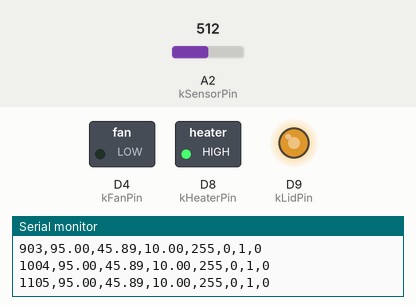
The sketch below on a simulated Arduino Zero (SAMD21). Parts: switched loads named in the sketch (green lamp = pin HIGH), output pins drawn as LEDs (lit = HIGH), the last lines printed to the serial monitor. Inputs (shaded band) come from the test bench; at power-on: A2 (kSensorPin) = 512 (analog values on the 0–1023 scale). At 2.8 s the program stops and its outputs stay as they are.

Above: at 1.2 s.
1.3 s: A2 (kSensorPin) set to 122
At 1.8 s:
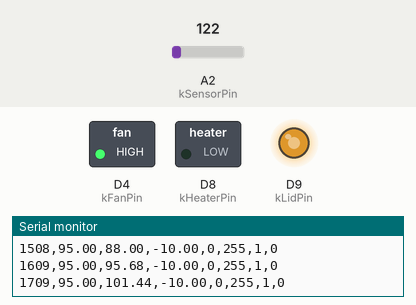
2.8 s: A2 (kSensorPin) set to 0
At 3.3 s:
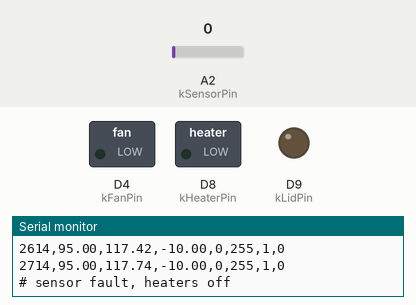
Timing chart, 0 to 4.3 s (numbered marks = the images above; inputs shaded):
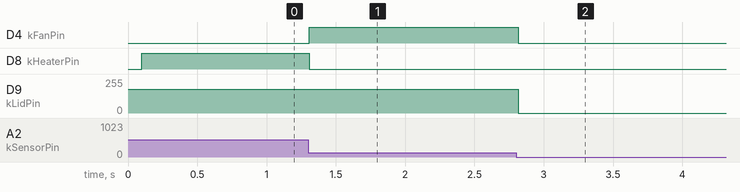

The sketch:

pcr_control.ino
```cpp
// pcr_control.ino - runs a PCR program on the PocketPCR main board using the
// classes in this folder, and streams one CSV line per control period over USB:
//
//   ms,setpoint_c,block_c,effort,heater_duty,fan_duty,phase,cycle
//
// Those lines are what analysis/thermal_spc.py reads.
//
// Open this folder in the Arduino IDE, pick the SAMD21 (Arduino Zero) board, upload.
// Pin numbers match the upstream PocketPCR firmware (V1.02).

#include "CycleSequencer.h"
#include "HeaterDriver.h"
#include "PidController.h"
#include "Thermistor.h"

static const int kSensorPin = A2;
static const int kHeaterPin = 8;
static const int kFanPin = 4;
static const int kLidPin = 9;
static const uint32_t kPeriodMs = 100;

static Thermistor thermistor(Thermistor::pocketPcrDefaults());
static PidController pid({0.5f, 0.0001f, 0.15f}, 10.0f, 0.5f);  // output in C/s
static ArduinoPwmOutput* heaterOut;
static ArduinoPwmOutput* fanOut;
static HeaterDriver* driver;

// 95 C 120 s, then 30 x (95 C 30 s / 60 C 30 s / 72 C 30 s), then 72 C 300 s.
static const PcrProgram kProgram{{95.0f, 120000}, {95.0f, 30000}, {60.0f, 30000},
                                 {72.0f, 30000},  {72.0f, 300000}, 30};
static CycleSequencer sequencer(kProgram, 0.5f);

static uint32_t lastTick = 0;

void setup() {
    Serial.begin(115200);
    analogReadResolution(12);
    heaterOut = new ArduinoPwmOutput(kHeaterPin);
    fanOut = new ArduinoPwmOutput(kFanPin);
    driver = new HeaterDriver(*heaterOut, *fanOut, 255.0f, 255);
    pinMode(kLidPin, OUTPUT);
    analogWrite(kLidPin, 180);  // lid heater kept warm to stop condensation

    // Seed the filter so the first PID step is not computed from 0 C.
    driver->apply(0.0f);
    thermistor.resetSmoothing(thermistor.celsiusFromAdc(analogRead(kSensorPin)));

    Serial.println("ms,setpoint_c,block_c,effort,heater_duty,fan_duty,phase,cycle");
    sequencer.start(millis());
    lastTick = millis();
}

void loop() {
    const uint32_t now = millis();
    if (now - lastTick < kPeriodMs) return;
    const float dt = (now - lastTick) / 1000.0f;
    lastTick = now;

    // Read with both MOSFETs off so heater current does not shift the ADC ground.
    driver->apply(0.0f);
    const float raw = thermistor.celsiusFromAdc(analogRead(kSensorPin));
    // Open sensor reads far below 0 C, shorted reads far above 130 C.
    if (isnan(raw) || raw < -20.0f || raw > 130.0f) {  // fail safe
        driver->apply(0.0f);
        analogWrite(kLidPin, 0);
        Serial.println("# sensor fault, heaters off");
        while (true) {}
    }
    const float block = thermistor.smooth(raw);

    if (sequencer.update(block, now)) pid.reset();

    if (sequencer.phase() == CycleSequencer::Phase::Done) {
        analogWrite(kLidPin, 0);
        return;
    }

    const float sp = sequencer.setpoint();
    // PID output is a requested rate in C/s; the block model turns it into duty.
    const float effort = pid.update(sp, block, dt);
    driver->applyRate(effort, block);

    Serial.print(now); Serial.print(',');
    Serial.print(sp, 2); Serial.print(',');
    Serial.print(block, 2); Serial.print(',');
    Serial.print(effort, 2); Serial.print(',');
    Serial.print(driver->heaterDuty()); Serial.print(',');
    Serial.print(driver->fanDuty()); Serial.print(',');
    Serial.print(static_cast<int>(sequencer.phase())); Serial.print(',');
    Serial.println(sequencer.cycle());
}
```

CycleSequencer.cpp
```cpp
#include "CycleSequencer.h"

#include <cmath>

CycleSequencer::CycleSequencer(const PcrProgram& program, float tolerance)
    : program_(program),
      tolerance_(tolerance),
      phase_(Phase::Idle),
      cycle_(0),
      holding_(false),
      holdStartMs_(0) {}

const PcrStep& CycleSequencer::step() const {
    switch (phase_) {
        case Phase::Initial: return program_.initial;
        case Phase::Denature: return program_.denature;
        case Phase::Anneal: return program_.anneal;
        case Phase::Extend: return program_.extend;
        case Phase::Final: return program_.final;
        default: return program_.final;
    }
}

float CycleSequencer::setpoint() const {
    if (phase_ == Phase::Idle || phase_ == Phase::Done) {
        return NAN;
    }
    return step().celsius;
}

void CycleSequencer::enter(Phase p, uint32_t nowMs) {
    phase_ = p;
    holding_ = false;
    holdStartMs_ = nowMs;
}

void CycleSequencer::start(uint32_t nowMs) {
    cycle_ = 0;
    enter(Phase::Initial, nowMs);
}

bool CycleSequencer::update(float blockCelsius, uint32_t nowMs) {
    if (phase_ == Phase::Idle || phase_ == Phase::Done) {
        return false;
    }

    if (!holding_) {
        if (std::fabs(blockCelsius - step().celsius) < tolerance_) {
            holding_ = true;
            holdStartMs_ = nowMs;
        }
        return false;
    }

    if (nowMs - holdStartMs_ < step().holdMs) {
        return false;
    }

    // Hold complete: advance.
    switch (phase_) {
        case Phase::Initial:
            cycle_ = 1;
            enter(Phase::Denature, nowMs);
            break;
        case Phase::Denature:
            enter(Phase::Anneal, nowMs);
            break;
        case Phase::Anneal:
            enter(Phase::Extend, nowMs);
            break;
        case Phase::Extend:
            if (cycle_ < program_.cycles) {
                ++cycle_;
                enter(Phase::Denature, nowMs);
            } else {
                enter(Phase::Final, nowMs);
            }
            break;
        case Phase::Final:
            phase_ = Phase::Done;
            holding_ = false;
            break;
        default:
            break;
    }
    return true;
}
```

CycleSequencer.h
```cpp
// CycleSequencer.h - runs a PCR temperature program:
//   initial denature -> N x (denature, anneal, extend) -> final extend.
// A step's hold timer only starts once the block is within `tolerance` of the
// step's setpoint, matching how the upstream firmware counts hold time.
#pragma once

#include <cstdint>

struct PcrStep {
    float celsius;
    uint32_t holdMs;
};

struct PcrProgram {
    PcrStep initial;   // e.g. 95 C, 120 s
    PcrStep denature;  // e.g. 95 C, 30 s
    PcrStep anneal;    // e.g. 60 C, 30 s
    PcrStep extend;    // e.g. 72 C, 30 s
    PcrStep final;     // e.g. 72 C, 300 s
    uint16_t cycles;   // e.g. 30
};

class CycleSequencer {
public:
    enum class Phase : uint8_t { Idle, Initial, Denature, Anneal, Extend, Final, Done };

    CycleSequencer(const PcrProgram& program, float tolerance);

    void start(uint32_t nowMs);
    // Feed the latest block temperature; advances the program when a hold
    // completes. Returns true when the setpoint changed this call.
    bool update(float blockCelsius, uint32_t nowMs);

    Phase phase() const { return phase_; }
    uint16_t cycle() const { return cycle_; }   // 1-based during cycling
    float setpoint() const;
    bool holding() const { return holding_; }

private:
    const PcrStep& step() const;
    void enter(Phase p, uint32_t nowMs);

    PcrProgram program_;
    float tolerance_;
    Phase phase_;
    uint16_t cycle_;
    bool holding_;
    uint32_t holdStartMs_;
};
```

PidController.cpp
```cpp
#include "PidController.h"

#include <cmath>

PidController::PidController(const Gains& g, float outputLimit, float integralBand)
    : g_(g),
      outputLimit_(outputLimit),
      integralBand_(integralBand),
      integral_(0.0f),
      lastError_(0.0f),
      hasLast_(false),
      integrating_(false) {}

void PidController::reset() {
    integral_ = 0.0f;
    lastError_ = 0.0f;
    hasLast_ = false;
    integrating_ = false;
}

float PidController::update(float setpoint, float measured, float dtSeconds) {
    const float error = setpoint - measured;

    // Hold the integrator off during large transitions to avoid wind-up;
    // enable it once the block is inside the band around the setpoint.
    if (!integrating_ && std::fabs(error) < integralBand_) {
        integrating_ = true;
        integral_ = 0.0f;
    }

    float derivative = 0.0f;
    if (hasLast_ && dtSeconds > 0.0f) {
        derivative = (error - lastError_) / dtSeconds;
    }
    lastError_ = error;
    hasLast_ = true;

    float output = g_.kp * error + g_.kd * derivative;

    if (integrating_ && dtSeconds > 0.0f) {
        const float candidate = integral_ + error * dtSeconds;
        const float withI = output + g_.ki * candidate;
        // Anti-windup: only accept the new integral if it does not push the
        // output further into saturation.
        if (std::fabs(withI) <= outputLimit_ || (withI > 0.0f) != (error > 0.0f)) {
            integral_ = candidate;
        }
        output += g_.ki * integral_;
    }

    if (output > outputLimit_) output = outputLimit_;
    if (output < -outputLimit_) output = -outputLimit_;
    return output;
}
```

PidController.h
```cpp
// PidController.h - temperature PID with the integral term held off until the
// block is close to the setpoint (same strategy as the upstream PocketPCR code,
// which only enables integration once |error| < tolerance).
//
// Output is a signed "effort": positive means heat, negative means cool (fan).
#pragma once

class PidController {
public:
    struct Gains {
        float kp;
        float ki;
        float kd;
    };

    PidController(const Gains& g, float outputLimit, float integralBand);

    // Call once per control period.
    // setpoint, measured: degrees C. dtSeconds: time since the previous call.
    float update(float setpoint, float measured, float dtSeconds);

    // Clear integral and derivative history (call when the setpoint changes).
    void reset();

    bool integrating() const { return integrating_; }
    float integral() const { return integral_; }
    void setGains(const Gains& g) { g_ = g; }
    const Gains& gains() const { return g_; }

private:
    Gains g_;
    float outputLimit_;
    float integralBand_;
    float integral_;
    float lastError_;
    bool hasLast_;
    bool integrating_;
};
```

Thermistor.cpp
```cpp
#include "Thermistor.h"

#include <cmath>

Thermistor::Params Thermistor::pocketPcrDefaults() {
    return Params{3.3f, 4700.0f, 10000.0f, 298.15f, 3435.0f, 4095};
}

Thermistor::Thermistor(const Params& p) : p_(p), mean_(0.0f), hasMean_(false) {}

float Thermistor::resistanceFromAdc(uint16_t adc) const {
    if (adc == 0 || adc >= p_.adcFullScale) {
        return -1.0f;  // shorted or open sensor
    }
    const float volts = p_.supplyVolts * static_cast<float>(adc) / static_cast<float>(p_.adcFullScale);
    return p_.seriesOhms * volts / (p_.supplyVolts - volts);
}

float Thermistor::celsiusFromAdc(uint16_t adc) const {
    const float r = resistanceFromAdc(adc);
    if (r <= 0.0f) {
        return NAN;
    }
    const float invT = 1.0f / p_.nominalKelvin + std::log(r / p_.nominalOhms) / p_.beta;
    return 1.0f / invT - 273.15f;
}

uint16_t Thermistor::adcFromCelsius(float celsius) const {
    const float kelvin = celsius + 273.15f;
    const float r = p_.nominalOhms * std::exp(p_.beta * (1.0f / kelvin - 1.0f / p_.nominalKelvin));
    const float volts = p_.supplyVolts * r / (p_.seriesOhms + r);
    const float counts = volts / p_.supplyVolts * static_cast<float>(p_.adcFullScale);
    return static_cast<uint16_t>(std::lround(counts));
}

float Thermistor::smooth(float newCelsius) {
    if (!hasMean_) {
        resetSmoothing(newCelsius);
        return mean_;
    }
    mean_ = (3.0f * mean_ + newCelsius) / 4.0f;
    return mean_;
}

void Thermistor::resetSmoothing(float celsius) {
    mean_ = celsius;
    hasMean_ = true;
}
```

Thermistor.h
```cpp
// Thermistor.h - NTC thermistor reading for the PocketPCR heater block and lid.
//
// Circuit (from the upstream PocketPCR schematic and firmware):
//
//   3.3 V ── R0 (4.7 kOhm) ──┬── ADC pin
//                            │
//                           NTC (10 kOhm @ 25 C, B = 3435)
//                            │
//                           GND
//
// The NTC is the lower leg of the divider, so
//   V_adc = 3.3 V * R_ntc / (R0 + R_ntc)   ->   R_ntc = R0 * V / (3.3 - V)
// and temperature follows from the Beta equation:
//   1/T = 1/T0 + ln(R_ntc / R_nominal) / B          (T in kelvin)
#pragma once

#include <cstdint>

class Thermistor {
public:
    struct Params {
        float supplyVolts;       // divider supply, 3.3 V
        float seriesOhms;        // R0, 4700 ohm
        float nominalOhms;       // NTC resistance at nominalKelvin, 10 kOhm
        float nominalKelvin;     // 298.15 K (25 C)
        float beta;              // 3435 K
        uint16_t adcFullScale;   // 4095 for a 12-bit ADC
    };

    static Params pocketPcrDefaults();

    explicit Thermistor(const Params& p);

    // Convert a raw ADC count to the NTC resistance in ohms.
    // Returns a negative value if the reading is at either rail (open/short).
    float resistanceFromAdc(uint16_t adc) const;

    // Convert a raw ADC count to degrees Celsius. Returns NAN on a rail reading.
    float celsiusFromAdc(uint16_t adc) const;

    // Inverse of the above, used by tests and for sanity checks:
    // expected ADC count for a given temperature.
    uint16_t adcFromCelsius(float celsius) const;

    // Exponential moving average with the same weighting as the upstream
    // firmware: mean = (3 * mean + new) / 4.
    float smooth(float newCelsius);
    void resetSmoothing(float celsius);

private:
    Params p_;
    float mean_;
    bool hasMean_;
};
```

HeaterDriver.cpp
```cpp
#include "HeaterDriver.h"

#include <cmath>

HeaterDriver::HeaterDriver(PwmOutput& heater, PwmOutput& fan, float effortFullScale, uint8_t maxDuty)
    : heater_(heater),
      fan_(fan),
      effortFullScale_(effortFullScale),
      maxDuty_(maxDuty),
      heaterDuty_(0),
      fanDuty_(0) {}

uint8_t HeaterDriver::toDuty(float magnitude) const {
    float scaled = magnitude / effortFullScale_ * static_cast<float>(maxDuty_);
    if (scaled < 0.0f) scaled = 0.0f;
    if (scaled > static_cast<float>(maxDuty_)) scaled = static_cast<float>(maxDuty_);
    return static_cast<uint8_t>(std::lround(scaled));
}

void HeaterDriver::apply(float effort) {
    if (effort > 0.0f) {
        heaterDuty_ = toDuty(effort);
        fanDuty_ = 0;
    } else if (effort < 0.0f) {
        heaterDuty_ = 0;
        fanDuty_ = toDuty(-effort);
    } else {
        heaterDuty_ = 0;
        fanDuty_ = 0;
    }
    write();
}

uint8_t HeaterDriver::clampDuty(float duty) const {
    if (duty < 0.0f) duty = 0.0f;
    if (duty > static_cast<float>(maxDuty_)) duty = static_cast<float>(maxDuty_);
    return static_cast<uint8_t>(std::lround(duty));
}

// Coefficients copied from power_heating() / power_cooling() in the upstream
// PocketPCR firmware V1.02 (GPL-3.0, Urs Gaudenz).
float HeaterDriver::heatingDutyFor(float rateCps, float blockC) {
    const float c = 0.00564542f, d = 0.0418254f, e = 0.000019826f, f = 0.003711f;
    return (d - f * blockC - rateCps) / (e * blockC - c);
}

float HeaterDriver::coolingDutyFor(float rateCps, float blockC) {
    const float i = 0.000072781f, j = 0.00413579f, k = 0.001372876f, l = 0.1204656f;
    return (l - j * blockC - rateCps) / (i * blockC - k);
}

void HeaterDriver::applyRate(float rateCps, float blockC) {
    if (rateCps > 0.0f) {
        heaterDuty_ = clampDuty(heatingDutyFor(rateCps, blockC));
        fanDuty_ = 0;
    } else if (rateCps < 0.0f) {
        heaterDuty_ = 0;
        fanDuty_ = clampDuty(coolingDutyFor(rateCps, blockC));
    } else {
        heaterDuty_ = 0;
        fanDuty_ = 0;
    }
    write();
}

void HeaterDriver::write() {
    // Turn the opposing output off first so heater and fan never overlap.
    if (heaterDuty_ > 0) {
        fan_.write(0);
        heater_.write(heaterDuty_);
    } else {
        heater_.write(0);
        fan_.write(fanDuty_);
    }
}
```

HeaterDriver.h
```cpp
// HeaterDriver.h - maps the PID effort onto the two low-side N-MOSFET switches
// on the PocketPCR main board: one drives the PCB-trace heater, one drives the
// cooling fan. Only one is ever on at a time.
//
// The hardware write is behind an interface so the logic can be unit tested
// on a PC; on the board, ArduinoPwmOutput (below) calls analogWrite().
#pragma once

#include <cstdint>

class PwmOutput {
public:
    virtual ~PwmOutput() = default;
    virtual void write(uint8_t duty) = 0;  // 0..255
};

class HeaterDriver {
public:
    // effortFullScale: PID effort that maps to 100 % duty.
    HeaterDriver(PwmOutput& heater, PwmOutput& fan, float effortFullScale, uint8_t maxDuty);

    // Linear mode: effort > 0 heats, effort < 0 cools, 0 turns both off.
    // Duty = |effort| / effortFullScale * maxDuty. Handy for open-loop bench tests.
    void apply(float effort);

    // Model mode (what the upstream PocketPCR firmware does): the PID output is
    // treated as a requested heating rate in C/s, and an empirical model of the
    // block (fitted by the upstream author) turns rate + block temperature into
    // a PWM duty. The model includes the duty needed just to hold temperature,
    // so the PID only has to correct the remainder.
    void applyRate(float rateCps, float blockC);

    static float heatingDutyFor(float rateCps, float blockC);
    static float coolingDutyFor(float rateCps, float blockC);

    uint8_t heaterDuty() const { return heaterDuty_; }
    uint8_t fanDuty() const { return fanDuty_; }

private:
    uint8_t toDuty(float magnitude) const;
    uint8_t clampDuty(float duty) const;
    void write();

    PwmOutput& heater_;
    PwmOutput& fan_;
    float effortFullScale_;
    uint8_t maxDuty_;
    uint8_t heaterDuty_;
    uint8_t fanDuty_;
};

#ifdef ARDUINO
#include <Arduino.h>
class ArduinoPwmOutput : public PwmOutput {
public:
    explicit ArduinoPwmOutput(int pin) : pin_(pin) { pinMode(pin_, OUTPUT); }
    void write(uint8_t duty) override { analogWrite(pin_, duty); }

private:
    int pin_;
};
#endif
```

Measured:
- after the input at 1.3 s, D4 (kFanPin): LOW → HIGH at once; D8 (kHeaterPin): HIGH → LOW at once
- after the input at 2.8 s, D4 (kFanPin): HIGH → LOW at once; D9 (kLidPin): 180/255 → 0/255 at once
